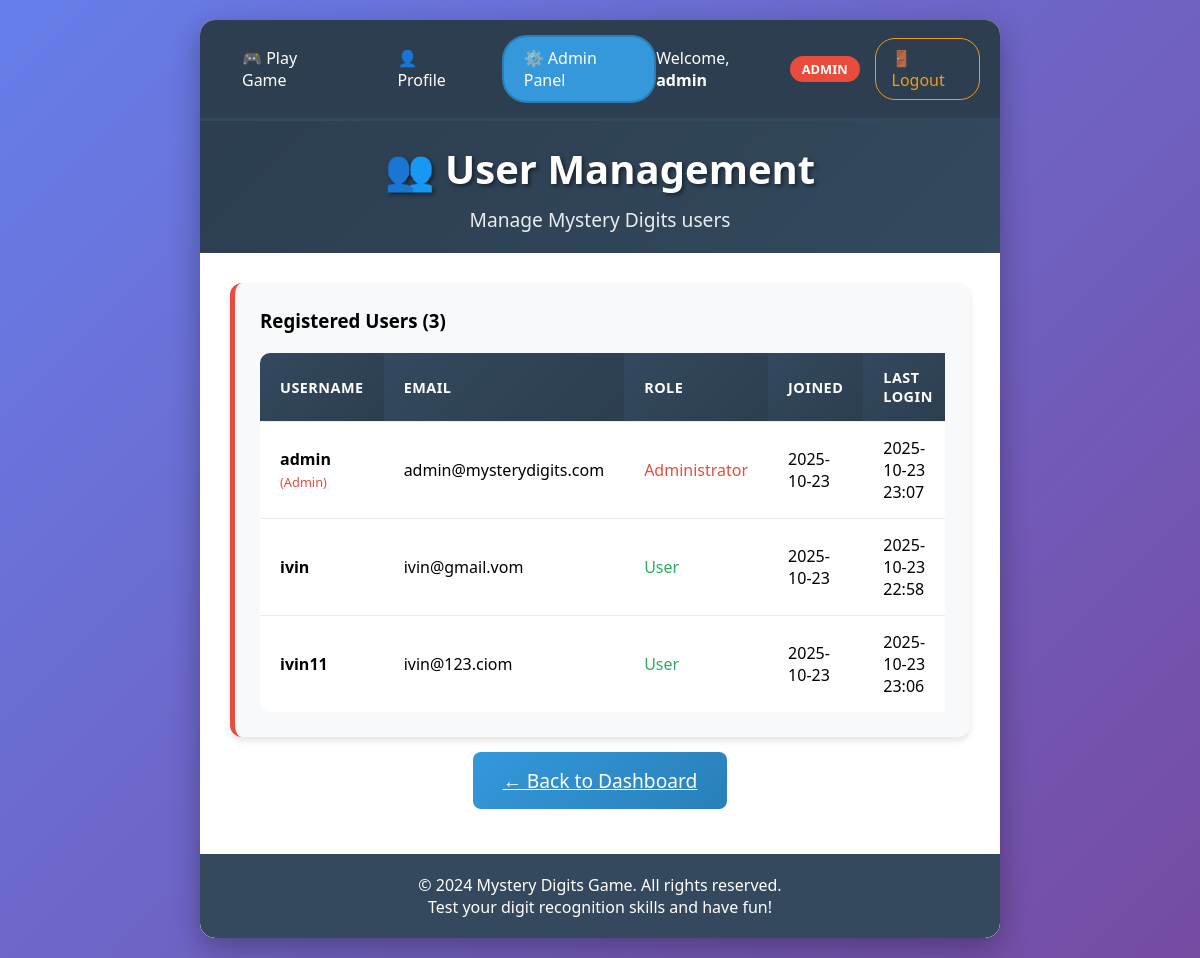
Page /admin/users (signed in) on the committed database.
### models.py (models this page shows, shortened)
class User(UserMixin, db.Model):
    __tablename__ = 'users'
    id = db.Column(db.Integer, primary_key=True)
    username = db.Column(db.String(80), unique=True, nullable=False)
    email = db.Column(db.String(120), unique=True, nullable=False)
    password_hash = db.Column(db.String(255), nullable=False)
    is_admin = db.Column(db.Boolean, default=False)
    created_at = db.Column(db.DateTime, default=datetime.utcnow)
    last_login = db.Column(db.DateTime)
    game_sessions = db.relationship('GameSession', backref='user', lazy=True)
    def get_stats(self):
        sessions = GameSession.query.filter_by(user_id=self.id).all()
        total_score = sum(session.final_score for session in sessions)
        total_games = len(sessions)
        avg_score = total_score / total_games if total_games > 0 else 0
        return {
            'total_games': total_games,
            'total_score': total_score,
            'avg_score': round(avg_score, 2),
            'last_played': sessions[-1].created_at if sessions else None
        }

### app.py (the view)
    def wrapper(*args, **kwargs):
        if not current_user.is_authenticated or not current_user.is_admin:
            flash('Access denied. Admin privileges required.', 'error')
            return redirect(url_for('play'))
        return func(*args, **kwargs)

### app.py (called while the page is built)
@login_manager.user_loader
def load_user(user_id):
    return User.query.get(int(user_id))

def admin_required(func):
    def wrapper(*args, **kwargs):
        if not current_user.is_authenticated or not current_user.is_admin:
            flash('Access denied. Admin privileges required.', 'error')
            return redirect(url_for('play'))
        return func(*args, **kwargs)
    wrapper.__name__ = func.__name__
    return wrapper

@app.route('/admin/users')
@login_required
@admin_required
def admin_users():
    users = User.query.all()
    users_with_stats = []
    for user in users:
        stats = user.get_stats()
        users_with_stats.append({
            'user': user,
            'stats': stats
        })
    return render_template('admin/users.html', users=users_with_stats)

### templates/admin/users.html (shortened to what this page needs)
{% extends "base.html" %}
{% block content %}
<div class="header">
    <h1>👥 User Management</h1>
    <p>Manage Mystery Digits users</p>
</div>
<div class="content">
    <div class="admin-section">
        <h3>Registered Users ({{ users|length }})</h3>
        <div class="users-table">
            <table>
                <thead>
                    <tr>
                        <th>Username</th>
                        <th>Email</th>
                        <th>Role</th>
                        <th>Joined</th>
                        <th>Last Login</th>
                    </tr>
                </thead>
                <tbody>
                    {% for user_data in users %}
                    {% set user = user_data.user %}
                    {% set stats = user_data.stats %}
                    <tr>
                        <td>
                            <strong>{{ user.username }}</strong>
                            {% if user.is_admin %}
                            <span style="color: #e74c3c; font-size: 0.8em;">(Admin)</span>
                            {% endif %}
                        </td>
                        <td>{{ user.email }}</td>
                        <td>
                            {% if user.is_admin %}
                            <span style="color: #e74c3c;">Administrator</span>
                            {% else %}
                            <span style="color: #27ae60;">User</span>
                            {% endif %}
                        </td>
                        <td>{{ user.created_at.strftime('%Y-%m-%d') }}</td>
                        <td>{{ user.last_login.strftime('%Y-%m-%d %H:%M') if user.last_login else 'Never' }}</td>
                    </tr>
                    {% endfor %}
                </tbody>
            </table>
        </div>
    </div>
    <div style="text-align: center; margin-top: 30px;">
        <a href="{{ url_for('admin_dashboard') }}" class="submit-btn">← Back to Dashboard</a>
    </div>
</div>
{% endblock %}

### templates/base.html (shortened to what this page needs)
<!DOCTYPE html>
<html lang="en">
<head>
</head>
<body>
    <div class="container">
{% if current_user.is_authenticated %}
<div class="nav-bar">
    <div class="nav-links">
        <a href="{{ url_for('play') }}" class="{% if request.endpoint == 'play' %}active{% endif %}">🎮 Play Game</a>
        <a href="{{ url_for('profile') }}" class="{% if request.endpoint == 'profile' %}active{% endif %}">👤 Profile</a>
        {% if current_user.is_admin %}
        <a href="{{ url_for('admin_dashboard') }}" class="{% if request.endpoint == 'admin_dashboard' or request.endpoint == 'admin_users' or request.endpoint == 'admin_game_stats' %}active{% endif %}">⚙️ Admin Panel</a>
        {% endif %}
    </div>
    <div class="user-info">
        <span>Welcome, <strong>{{ current_user.username }}</strong></span>
        {% if current_user.is_admin %}
        <span class="badge badge-danger">ADMIN</span>
        {% endif %}
        <a href="{{ url_for('logout') }}">🚪 Logout</a>
    </div>
</div>
{% endif %}
        <div class="main-content">
            {% block content %}{% endblock %}
        </div>
        <div class="footer">
            <p>&copy; 2024 Mystery Digits Game. All rights reserved.</p>
            <p>Test your digit recognition skills and have fun!</p>
        </div>
    </div>
</body>
</html>

### templates/base.html (style rules this page uses)
* { margin: 0; padding: 0; box-sizing: border-box; }
body { font-family: 'Segoe UI', Tahoma, Geneva, Verdana, sans-serif; background: linear-gradient(135deg, #667eea 0%, #764ba2 100%); min-height: 100vh; padding: 20px; }
.container { max-width: 800px; margin: 0 auto; background: white; border-radius: 15px; box-shadow: 0 10px 30px rgba(0,0,0,0.3); overflow: hidden; min-height: 500px; }
.header { background: linear-gradient(135deg, #2c3e50, #34495e); color: white; padding: 20px; text-align: center; }
.header h1 { font-size: 2.5em; margin-bottom: 10px; text-shadow: 2px 2px 4px rgba(0,0,0,0.5); }
.header p { font-size: 1.2em; opacity: 0.9; }
.content { padding: 30px; }
.submit-btn { padding: 15px 30px; font-size: 1.2em; background: linear-gradient(135deg, #3498db, #2980b9); color: white; border: none; border-radius: 8px; cursor: pointer; transition: transform 0.2s, box-shadow 0.2s; }
.nav-bar { background: #2c3e50; padding: 15px 20px; display: flex; justify-content: space-between; align-items: center; border-bottom: 3px solid #34495e; }
.nav-links { display: flex; gap: 15px; align-items: center; }
.nav-links a { color: white; text-decoration: none; padding: 10px 20px; border-radius: 25px; transition: all 0.3s ease; font-weight: 500; border: 2px solid transparent; }
.nav-links a.active { background: #3498db; border-color: #2980b9; }
.user-info { color: white; font-size: 1em; display: flex; align-items: center; gap: 15px; }
.user-info a { color: #f39c12; text-decoration: none; padding: 8px 16px; border-radius: 20px; border: 1px solid #f39c12; transition: all 0.3s ease; }
.profile-section, .admin-section { background: #f8f9fa; padding: 25px; border-radius: 12px; margin-bottom: 25px; border-left: 5px solid #3498db; box-shadow: 0 4px 6px rgba(0,0,0,0.1); }
.admin-section { border-left-color: #e74c3c; }
table { width: 100%; border-collapse: collapse; background: white; border-radius: 10px; overflow: hidden; }
th, td { padding: 15px 20px; text-align: left; border-bottom: 1px solid #e9ecef; }
th { background: linear-gradient(135deg, #34495e, #2c3e50); color: white; font-weight: 600; text-transform: uppercase; font-size: 0.9em; letter-spacing: 0.5px; }
tr:last-child td { border-bottom: none; }
.badge { display: inline-block; padding: 4px 12px; border-radius: 20px; font-size: 0.8em; font-weight: bold; text-transform: uppercase; }
.badge-danger { background: #e74c3c; color: white; }
.footer { text-align: center; padding: 20px; background: #34495e; color: white; margin-top: 30px; border-radius: 0 0 15px 15px; }

### templates/admin/users.html (style rules this page uses)
.users-table { overflow-x: auto; margin-top: 20px; }

### rows in the picture
User: username "admin", username "admin", email "admin@mysterydigits.com", created_at "2025-10-23", last_login "2025-10-23 23:07"
User: username "ivin", email "ivin@gmail.vom", created_at "2025-10-23", last_login "2025-10-23 22:58"
User: username "ivin11", email "ivin@123.ciom", created_at "2025-10-23", last_login "2025-10-23 23:06"

### other values in the picture
{{ users|length }} "3"
